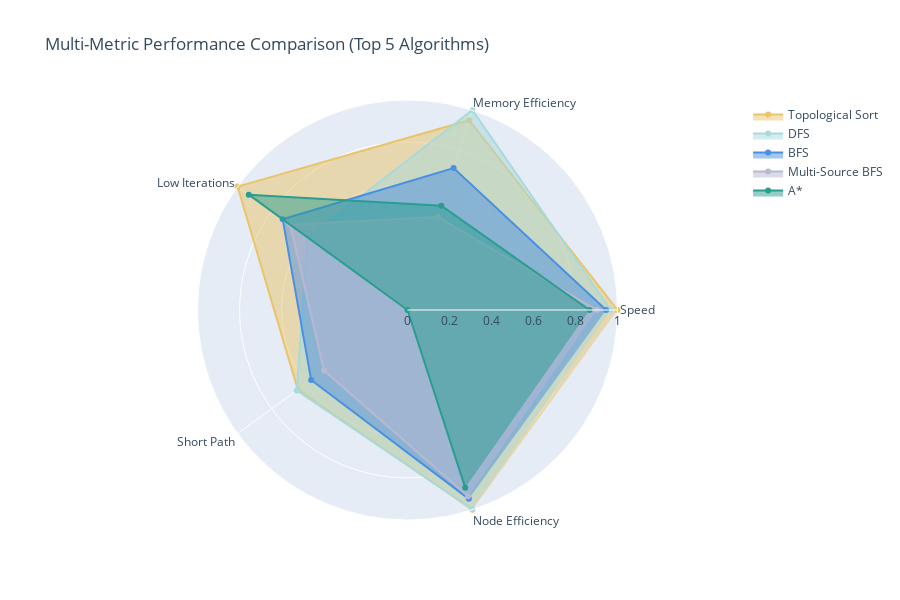

Write notebook code for a chart like this one.
### Markdown cell above
### 5.7 Multi-Metric Comparison (Radar Chart)

### Code cell
# Normalize metrics for radar chart
from sklearn.preprocessing import MinMaxScaler

# Calculate average metrics per algorithm
radar_metrics = df.groupby('algorithm').agg({
    'execution_time_ms': 'mean',
    'memory_usage_mb': 'mean',
    'iterations': 'mean',
    'path_length': 'mean',
    'time_per_node': 'mean'
}).reset_index()

# Normalize (inverse for time/memory - lower is better)
scaler = MinMaxScaler()
radar_metrics['exec_time_norm'] = 1 - scaler.fit_transform(radar_metrics[['execution_time_ms']])
radar_metrics['memory_norm'] = 1 - scaler.fit_transform(radar_metrics[['memory_usage_mb']])
radar_metrics['iterations_norm'] = 1 - scaler.fit_transform(radar_metrics[['iterations']])
radar_metrics['path_norm'] = 1 - scaler.fit_transform(radar_metrics[['path_length']])
radar_metrics['efficiency_norm'] = 1 - scaler.fit_transform(radar_metrics[['time_per_node']])

# Create radar chart for top 5 algorithms
categories = ['Speed', 'Memory Efficiency', 'Low Iterations', 'Short Path', 'Node Efficiency']

fig = go.Figure()

# Add trace for each algorithm (show only top 5 for clarity)
top_algos = radar_metrics.nlargest(5, 'exec_time_norm')['algorithm'].tolist()

for algo in top_algos:
    algo_data = radar_metrics[radar_metrics['algorithm'] == algo].iloc[0]
    values = [
        algo_data['exec_time_norm'],
        algo_data['memory_norm'],
        algo_data['iterations_norm'],
        algo_data['path_norm'],
        algo_data['efficiency_norm']
    ]
    
    fig.add_trace(go.Scatterpolar(
        r=values,
        theta=categories,
        fill='toself',
        name=algo,
        line=dict(color=SOFT_COLORS.get(algo, '#CCCCCC'))
    ))

fig.update_layout(
    polar=dict(
        radialaxis=dict(
            visible=True,
            range=[0, 1]
        )
    ),
    showlegend=True,
    title=' Multi-Metric Performance Comparison (Top 5 Algorithms)',
    paper_bgcolor='white',
    font=dict(size=12, color='#34495E'),
    height=600
)

fig.show()

### Figure 1 — Plotly figure (JSON) as saved in the notebook; plotly's stock layout.template omitted (floating-point values rounded to 4 significant figures)
{"data": [{"fill": "toself", "line": {"color": "#E9C46A"}, "name": "Topological Sort", "r": [1, 0.9502, 1, 0.6455, 1], "theta": ["Speed", "Memory Efficiency", "Low Iterations", "Short Path", "Node Efficiency"], "type": "scatterpolar"}, {"fill": "toself", "line": {"color": "#A8DADC"}, "name": "DFS", "r": [0.968, 1, 0.5878, 0.6519, 0.9966], "theta": ["Speed", "Memory Efficiency", "Low Iterations", "Short Path", "Node Efficiency"], "type": "scatterpolar"}, {"fill": "toself", "line": {"color": "#4A90E2"}, "name": "BFS", "r": [0.9459, 0.7106, 0.7348, 0.5672, 0.9454], "theta": ["Speed", "Memory Efficiency", "Low Iterations", "Short Path", "Node Efficiency"], "type": "scatterpolar"}, {"fill": "toself", "line": {"color": "#B8B8D1"}, "name": "Multi-Source BFS", "r": [0.902, 0.4661, 0.6902, 0.4911, 0.9324], "theta": ["Speed", "Memory Efficiency", "Low Iterations", "Short Path", "Node Efficiency"], "type": "scatterpolar"}, {"fill": "toself", "line": {"color": "#2A9D8F"}, "name": "A*", "r": [0.8667, 0.5221, 0.9343, 0, 0.8896], "theta": ["Speed", "Memory Efficiency", "Low Iterations", "Short Path", "Node Efficiency"], "type": "scatterpolar"}], "layout": {"font": {"color": "#34495E", "size": 12}, "height": 600, "paper_bgcolor": "white", "polar": {"radialaxis": {"range": [0, 1], "visible": true}}, "showlegend": true, "title": {"text": " Multi-Metric Performance Comparison (Top 5 Algorithms)"}}}
